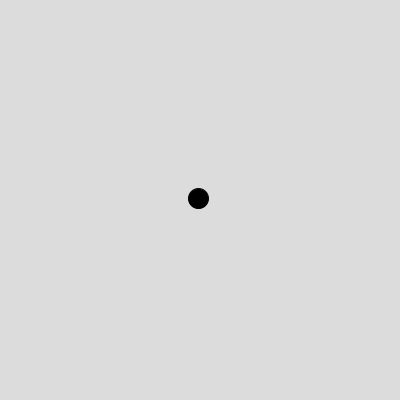
Frame 1 (no input)
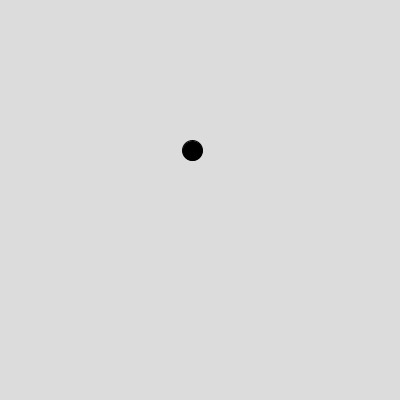
Frame 60 (the mouse pressed at the canvas centre just before this capture)
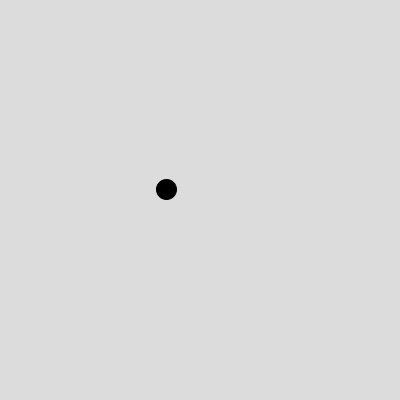
Frame 120 (the mouse held since frame 60 and released just before this capture)

The Processing sketch that drew these frames (run headless with seeded random() and noise(); from frame 60 on, the mouse is pressed at the canvas centre):

// Processing sketch: Ex_2
// ── Ex_2.pde
/*
Adrian Copta | FAF-223
Exercise 1.2
*/

void setup() {
  size(400, 400);
  walker = new Walker();
}

void draw() {
  background(220); // Background color to light gray
  walker.step();
  walker.display();
}

class Walker {
  PVector position;
  PVector velocity;

  Walker() {
    position = new PVector(width / 2, height / 2);
    velocity = PVector.random2D().mult(2); // Set initial random velocity with a maximum magnitude of 2
  }

  void step() {
    PVector acceleration = PVector.random2D();
    velocity.add(acceleration);
    velocity.limit(2); // Limit the speed
    position.add(velocity);

    // Wrap around the screen
    if (position.x < 0) position.x = width;
    if (position.x > width) position.x = 0;
    if (position.y < 0) position.y = height;
    if (position.y > height) position.y = 0;
  }

  void display() {
    fill(0); // Set ball color to black
    ellipse(position.x, position.y, 20, 20); // Increase the ball size to 20x20
  }
}

Walker walker;
